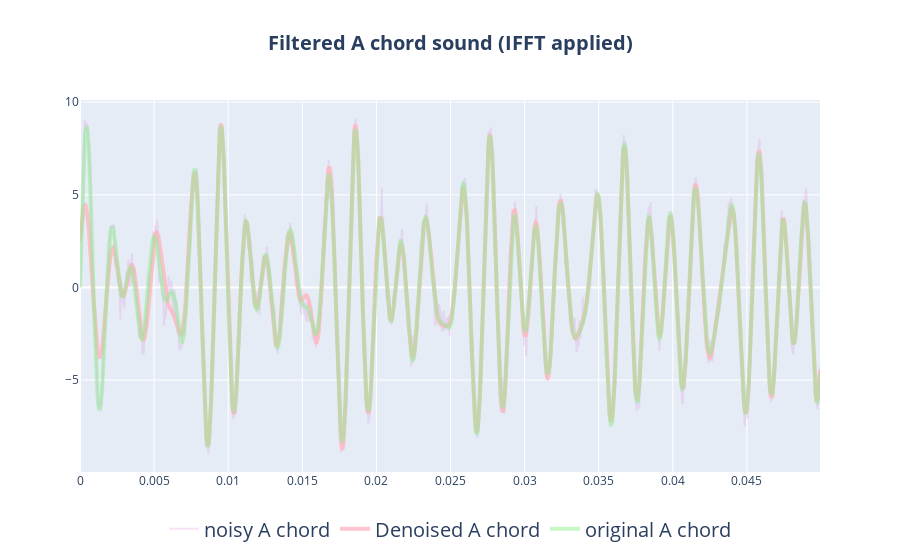

Source (notebook cell):
### Code cell
fig = go.Figure()
fig.add_trace(go.Scatter(
    x=t[:len(t)//20],
    y=noisy_a_chord[:len(t)//20],
    mode='lines',
    name='noisy A chord',
    line=dict(color='rgba(221, 160, 221, 0.3)'), 
))
fig.add_trace(go.Scatter(
    x=t[:len(t)//20],
    y=np.real(denoised_achord_ifft[:len(t)//20]),
    mode='lines',
    name='Denoised A chord',
    line=dict(color='rgba(255, 182, 193, 0.8)',
    width=4), 
))
fig.add_trace(go.Scatter(
    x=t[:len(t)//20],
    y=a_chord[:len(t)//20],
    mode='lines',
    name='original A chord',
    line=dict(color='rgba(144, 238, 144, 0.5)', 
    width=4), 
))

fig.update_layout(
    legend=dict(
    orientation='h',
    xanchor='center',
    x = 0.5,
    y = -0.1,
    font_size=20        
    ),
    title=dict(
        text='Filtered A chord sound (IFFT applied)',
        xanchor='center',
        x=0.5,
        font_size=20,
        font_weight='bold'
    )
)

### Figure 1 — Plotly figure (JSON) as saved in the notebook; plotly's stock layout.template omitted (floating-point values rounded to 4 significant figures; data arrays with more than 128 entries replaced by an {"elided": "..."} marker saying what was removed)
{"data": [{"line": {"color": "rgba(221, 160, 221, 0.3)"}, "mode": "lines", "name": "noisy A chord", "type": "scatter", "x": {"elided": "1102 float values"}, "y": {"elided": "1102 float values"}}, {"line": {"color": "rgba(255, 182, 193, 0.8)", "width": 4}, "mode": "lines", "name": "Denoised A chord", "type": "scatter", "x": {"elided": "1102 float values"}, "y": {"elided": "1102 float values"}}, {"line": {"color": "rgba(144, 238, 144, 0.5)", "width": 4}, "mode": "lines", "name": "original A chord", "type": "scatter", "x": {"elided": "1102 float values"}, "y": {"elided": "1102 float values"}}], "layout": {"legend": {"font": {"size": 20}, "orientation": "h", "x": 0.5, "xanchor": "center", "y": -0.1}, "title": {"font": {"size": 20, "weight": "bold"}, "text": "Filtered A chord sound (IFFT applied)", "x": 0.5, "xanchor": "center"}}}
